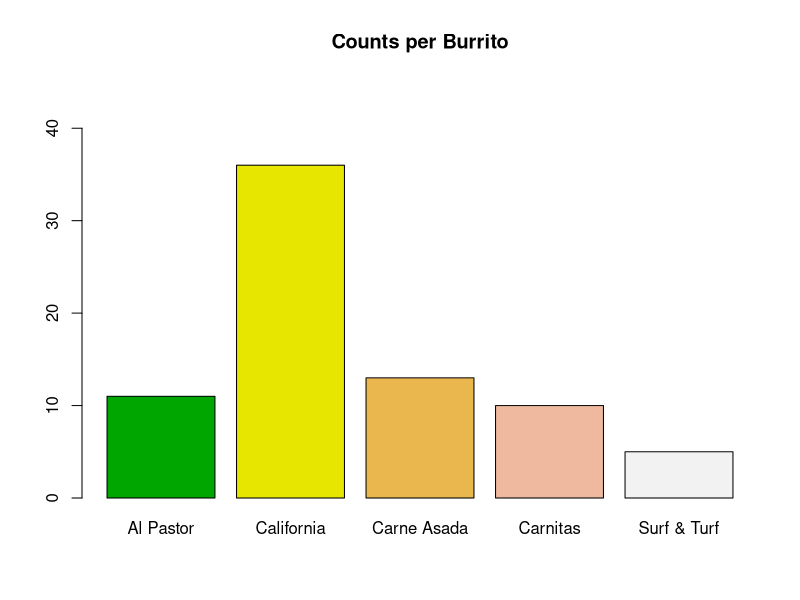
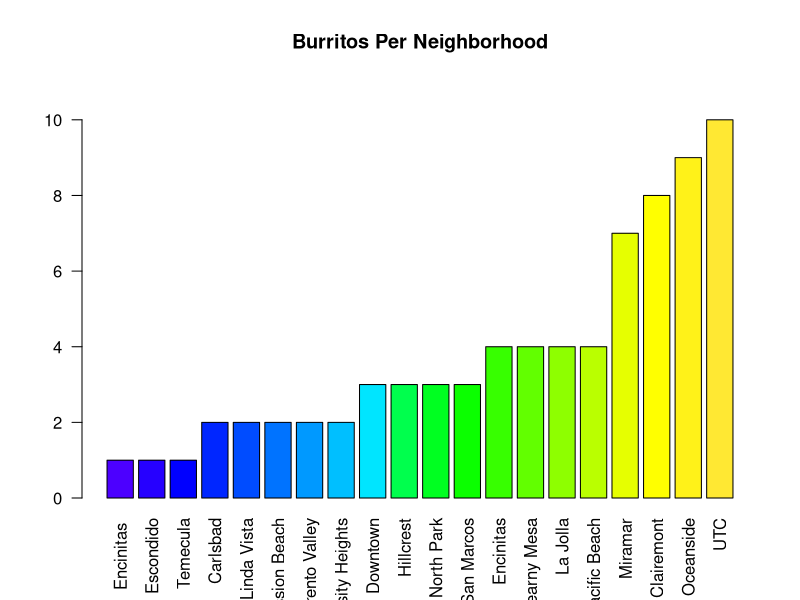
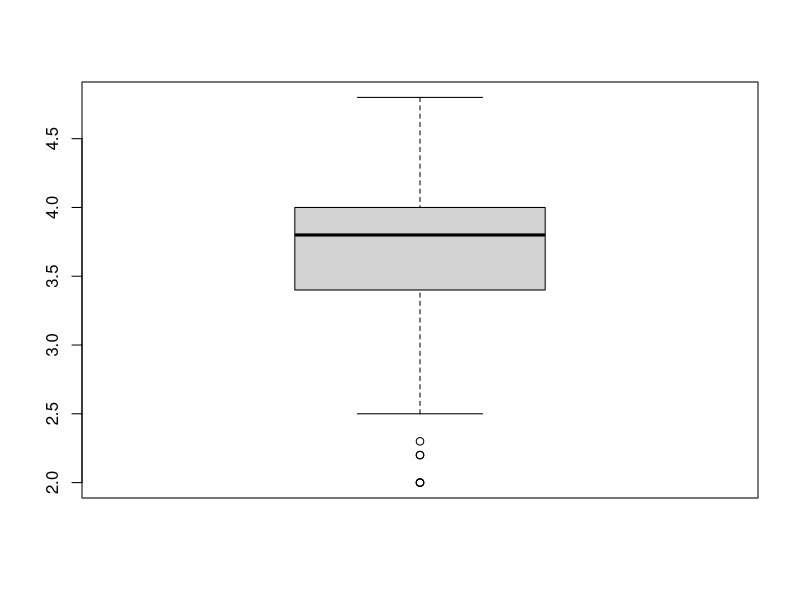

Write the R code that produced these figures, in order.
# Burritos Dataset

# Replicate random sampling
set.seed(542)
setwd("C:/Users/ericv/Documents/GitHub/burrito")

# Read in csv
bur <- read.csv("burrito_psample.csv", na = "")

# Drop odd column from csv
bur <- bur[-c(1)]

# Create table of burritos
table(bur$Burrito)

# Sum the number of records (75)
num_of_burritos <- sum(table(bur$Burrito))

# Plot burrito type
barplot(table(bur$Burrito),
        ylim = c(0,45),
        main = "Counts per Burrito",
        col = terrain.colors(5))

# Create a table of neighborhoods
table(bur$Neighborhood)

# Plot neighborhood
barplot(sort(table(bur$Neighborhood)),
        las = 2,
        ylim = c(0,11),
        main = "Burritos Per Neighborhood",
        col = topo.colors(25))

# Boxplot of Overall score
boxplot(bur$Overall)

